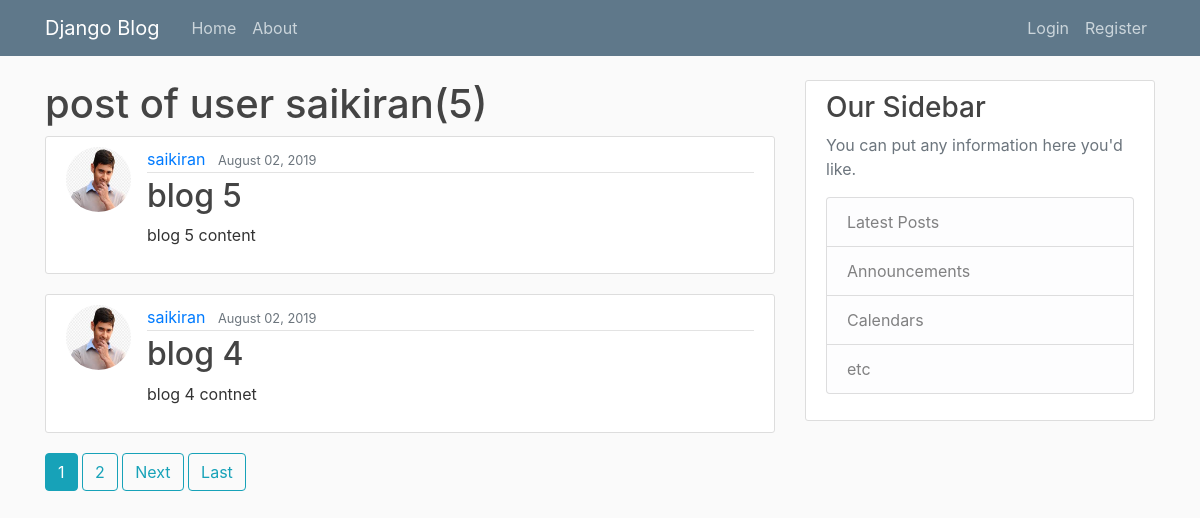
Page /user/saikiran/ on the committed database.
### blogs/models.py (models this page shows, shortened)
class Post(models.Model):
     title=models.CharField(max_length=100)
     content=models.TextField()
     date_posted=models.DateTimeField(default=timezone.now)
     author=models.ForeignKey(User,on_delete=models.CASCADE)

### users/models.py (models this page shows, shortened)
class profile(models.Model):
    user=models.OneToOneField(User,on_delete=models.CASCADE)
    image=models.ImageField(default="default.jpg",upload_to="profile_pics")

### blogs/views.py (the view)
# urls.py: path("user/<str:username>/",userpostlistview.as_view(),name="user_posts"),
class userpostlistview(ListView):
    model=Post
    template_name="blogs/userpost.html"
    context_object_name="post"
    paginate_by=2
    def get_queryset(self):
        user=get_object_or_404(User,username=self.kwargs.get("username"))
        return Post.objects.filter(author=user).order_by("-date_posted")

### blogs/templates/blogs/userpost.html (shortened to what this page needs)
{% extends "blogs/base.html" %}
{% block content %}
<h1>post of user {{view.kwargs.username}}({{page_obj.paginator.count}})</h1>
{% for x in post %}
<article class="media content-section">
  <img class="rounded-circle article-img" src="{{ x.author.profile.image.url}}" >
<div class="media-body">
  <div class="article-metadata">
    <a class="mr-2" href="#">{{ x.author }}</a>
    <small class="text-muted">{{ x.date_posted|date:"F d, Y" }}</small>
  </div>
  <h2><a class="article-title" href="{%  url "blogs:post_detail" x.id %}">{{ x.title }}</a></h2>
  <p class="article-content">{{ x.content }}</p>
</div>
</article>
{% endfor %}
{% if is_paginated %}
     {% for num in page_obj.paginator.page_range %}
       {% if page_obj.number == num %}
         <a class="btn btn-info mb-4" href="?page={{ num }}">{{ num }}</a>
       {% elif num > page_obj.number|add:'-2' and num < page_obj.number|add:'2' %}
         <a class="btn btn-outline-info mb-4" href="?page={{ num }}">{{ num }}</a>
       {% endif %}
     {% endfor %}
     {% if page_obj.has_next %}
       <a class="btn btn-outline-info mb-4" href="?page={{ page_obj.next_page_number }}">Next</a>
       <a class="btn btn-outline-info mb-4" href="?page={{ page_obj.paginator.num_pages }}">Last</a>
     {% endif %}
   {% endif %}
{% endblock %}

### blogs/static/blogs/main.css (style rules this page uses)
body { background: #fafafa; color: #333333; margin-top: 5rem; }
h1, h2, h3, h4, h5, h6 { color: #444444; }
.content-section { background: #ffffff; padding: 10px 20px; border: 1px solid #dddddd; border-radius: 3px; margin-bottom: 20px; }
.article-title { color: #444444; }
.article-content { white-space: pre-line; }
.article-img { height: 65px; width: 65px; margin-right: 16px; }
.article-metadata { padding-bottom: 1px; margin-bottom: 4px; border-bottom: 1px solid #e3e3e3 }

### rows in the picture
Post: author.profile.image (picture), author "saikiran", date_posted "August 02, 2019", title "blog 5", content "blog 5 content"
Post: author.profile.image (picture), author "saikiran", date_posted "August 02, 2019", title "blog 4", content "blog 4 contnet"

### other values in the picture
{{ view.kwargs.username }} "saikiran"
{{ page_obj.paginator.count }} "5"
{{ num }} "1"
{{ num }} "2"
